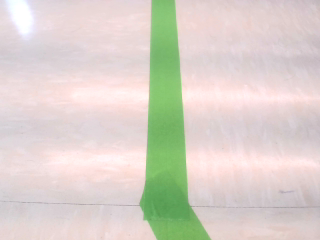
#> input picture ME416 - Intro to Robotics/HW4/Code/data/line-test.png, 320 x 240 px, found by its file name
$ python image_processing.py
#> lines starting #> are read from the running program, lines starting #| are printed output that depends on the picture; after the words box and inside, x2 and y2 are one past the last pixel; in counts of white or black regions, pixels touching at a corner belong together
#!/usr/bin/env python3
"""
This is a library of functions for performing color-based image segmentation
of an image and finding its centroid.
"""


import cv2
import numpy as np


def classifier_parameters():
    """
    Returns two sets of thresholds indicating the three lower thresholds
    and upper thresholds for detecting pixels belonging to the track with
    respect to the background.
    """
    # BGR COLORSPACE
    #threshold_low = (90., 165., 108.)
    #threshold_high = (175., 200., 180.)
    # HSV COLORSPACE
    threshold_low = (47, 50, 143)
    threshold_high = (71, 129, 225)
    return threshold_low, threshold_high


# [23 lines left out: functions image_segment, image_patch, not called in this run]


def image_line_vertical(img, x):
    """ Adds a green 3px vertical line to the image """
    cv2.line(img, (x, 0), (x, img.shape[1]), (0, 255, 0), 3)
    return img


#def image_rectangle(img, x, y, w, h):
#    """ Adds a green rectangle to the image """
#    # This implementation is a stub. You should implement your own code here.
#
#    return img


def image_one_to_three_channels(img):
    """ Transforms an image from two channels to three channels """
    # First promote array to three dimensions,
    # then repeat along third dimension
    img_three = np.tile(img.reshape(img.shape[0], img.shape[1], 1), (1, 1, 3))
    return img_three


def image_centroid_horizontal(img):
    """
    Compute the horizontal centroid of white pixels in a grascale image.
    Assumes that img contains only black and white pixels.
    """
    # append white pixels' x-positions to list
    white_pixel_positions = []
    for row in img:
        for jj, pixel in enumerate(row):
            if pixel == 255:
                white_pixel_positions.append(jj)

    # if there are white pixels, return the median of its x-positions
    if len(white_pixel_positions) != 0:
        white_pixel_positions = np.array(white_pixel_positions)
        return int(np.median(white_pixel_positions))

    # otherwise just return 0
    return 0


# [25 lines left out: functions pixel_count, precision_recall, not called in this run]


#def segmentation_statistics(filename_positive, filename_negative):
#    """
#    Print segmentation statistics for two files with known segmentation
#    """
#    precision = 0
#    recall = 0
#    return precision, recall


def image_centroid_test():
    """
    Unit test for image_centroid_horizontal()
    """
    # load test image
    img = cv2.imread("/home/jilin/rastic_ws/src/me416_lab/data/line-test.png")
#> img is the input picture: shape (240, 320, 3); mean B, G, R 202.4, 210.9, 218.2
    # convert to HSV (what classifier parameters are based on)
    cv2.cvtColor(src=img, dst=img, code=cv2.COLOR_BGR2HSV)
#> img: shape (240, 320, 3); mean H, S, V 78.4, 29.1, 225.3
    # make segmented image
    lb, ub = classifier_parameters()
    img_seg = cv2.inRange(img, lb, ub)
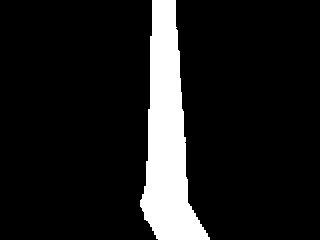
#> img_seg: shape (240, 320); 11.4% white; 1 white region, box (x1, y1, x2, y2) and area: (140, 0, 210, 240) 8719
    # compute centroid
    x = image_centroid_horizontal(img_seg)
#> after the loop in image_centroid_horizontal, `for row in img:`: white_pixel_positions = 8719 values, max 209 at index 8612, min 140 at index 6649, mean 166.9
#> x = 166
    #print(x)
    # make img color
    color = image_one_to_three_channels(img_seg)
    # add line on color img
    line = image_line_vertical(color, x)
    # show images
    cv2.imshow("test_original", img)
    #cv2.imshow("img_seg", img_seg)
    #cv2.imshow("color", color)
    cv2.imshow("test_segmented", line)
    cv2.waitKey()


# [18 lines left out: function image_mix, not called in this run]


if __name__ == "__main__":
    image_centroid_test()

$ run again, with ME416 - Intro to Robotics/HW4/Code/data/line-cross-1.png copied over ME416 - Intro to Robotics/HW4/Code/data/line-test.png
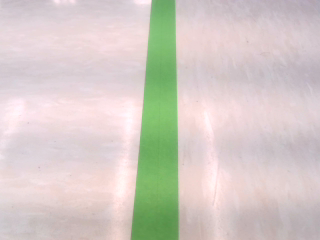
#> input picture ME416 - Intro to Robotics/HW4/Code/data/line-cross-1.png, 320 x 240 px, found by its file name
#> in image_centroid_test, img is the input picture: shape (240, 320, 3); mean B, G, R 197.8, 203.8, 212
#> in image_centroid_test, `img_seg = cv2.inRange(img, lb, ub)`:
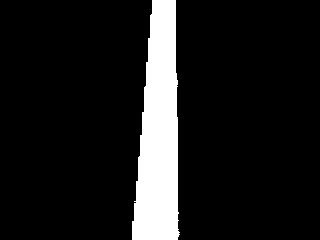
#> img_seg: shape (240, 320); 11% white; 1 white region, box (x1, y1, x2, y2) and area: (132, 0, 180, 240) 8451
#> after the loop in image_centroid_horizontal, `for row in img:`: white_pixel_positions = 8451 values, max 179 at index 8123, min 132 at index 7568, mean 158.7
#> x = 159

$ run again, with ME416 - Intro to Robotics/HW4/Code/data/line-cross-2.png copied over ME416 - Intro to Robotics/HW4/Code/data/line-test.png
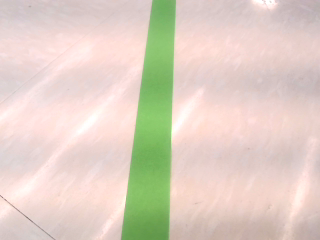
#> input picture ME416 - Intro to Robotics/HW4/Code/data/line-cross-2.png, 320 x 240 px, found by its file name
#> in image_centroid_test, img is the input picture: shape (240, 320, 3); mean B, G, R 195.9, 209, 223.2
#> in image_centroid_test, `img_seg = cv2.inRange(img, lb, ub)`:
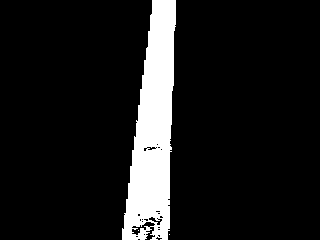
#> img_seg: shape (240, 320); 10.5% white; 3 white regions (2 under 20 px), largest, box (x1, y1, x2, y2) and area: (122, 0, 176, 240) 8089
#> after the loop in image_centroid_horizontal, `for row in img:`: white_pixel_positions = 8091 values, max 175 at index 23, min 122 at index 7651, mean 153.2
#> x = 154

$ run again, with ME416 - Intro to Robotics/HW4/Code/data/line-train.png copied over ME416 - Intro to Robotics/HW4/Code/data/line-test.png
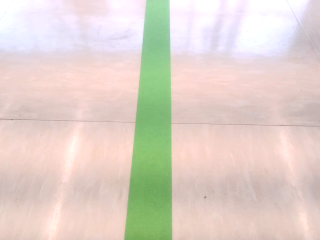
#> input picture ME416 - Intro to Robotics/HW4/Code/data/line-train.png, 320 x 240 px, found by its file name
#> in image_centroid_test, img is the input picture: shape (240, 320, 3); mean B, G, R 202.1, 211.2, 224.4
#> in image_centroid_test, `img_seg = cv2.inRange(img, lb, ub)`:
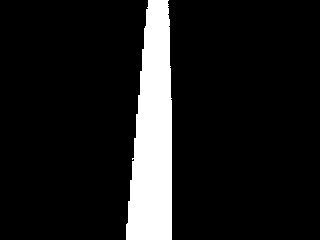
#> img_seg: shape (240, 320); 10.8% white; 1 white region, box (x1, y1, x2, y2) and area: (126, 0, 172, 240) 8315
#> after the loop in image_centroid_horizontal, `for row in img:`: white_pixel_positions = 8315 values, max 171 at index 2673, min 126 at index 7579, mean 152.8
#> x = 153
